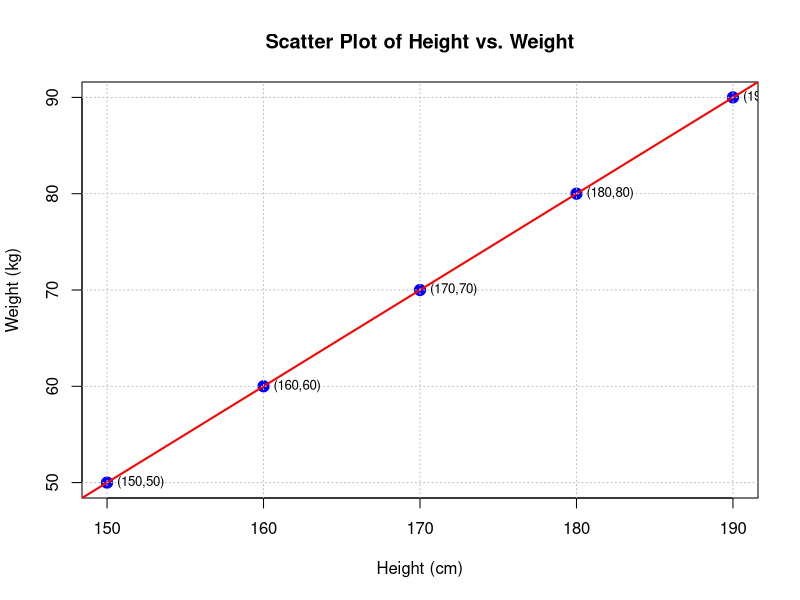

Source code (R):
# Filename: _041_scatterplot.R
# Title: Scatter plot in R
# Author: Raghava | GitHub: @raghavtwenty
# Date Created: June 14, 2024 | Last Updated: June 14, 2024
# Language: R | Version: 4.4.0

# Create data vectors
height <- c(150, 160, 170, 180, 190)
weight <- c(50, 60, 70, 80, 90)

# Customized scatter plot
plot(height, weight,
    main = "Scatter Plot of Height vs. Weight", # Main title
    xlab = "Height (cm)",                       # X-axis label
    ylab = "Weight (kg)",                       # Y-axis label
    pch = 19,                                   # Point shape
    col = "blue",                               # Point color
    cex = 1.5,
)                                  # Point size

# Adding a regression line
abline(lm(weight ~ height), col = "red", lwd = 2)

# Adding grid lines
grid(col = "gray", lty = "dotted")

# Adding text labels at each point
text(height,
    weight,
    labels = paste("(", height, ",", weight, ")", sep = ""),
    pos = 4, cex = 0.8, col = "black",
)
